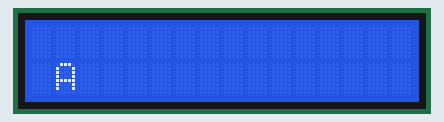
This sketch was run on a simulated Arduino Uno, built with avr-gcc and run on an emulated ATmega328P. On the bench: 16×2 character LCD.

Above: at 1.6 s.
At 5.6 s:
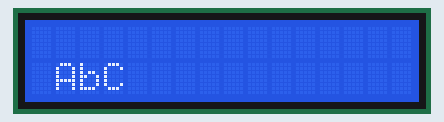
At 10.6 s:
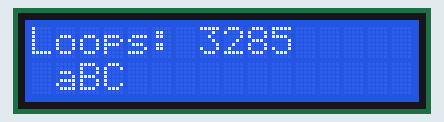
At 19.6 s:
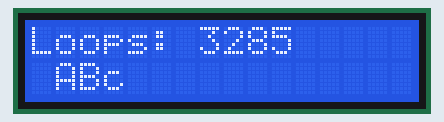
At 28.6 s:
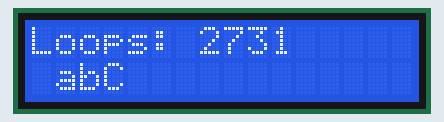
At 38.6 s:
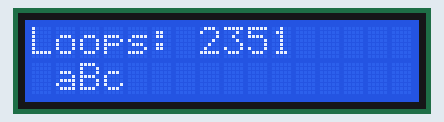

Measured:
- what the display in image 0 shows lasts 1.0 s, from 1.6 s to 2.6 s

The sketch:

JB_LCD_Task7_array_improved.ino
```cpp
#include <LiquidCrystal.h>

LiquidCrystal g_lcd(14, 12,   4, 5, 6, 7,   8, 9, 10, 11);  // 8 bit mode
unsigned long g_loopCounter = 0;

// ----------------------------------------------------------------------------------------------------------------------------------

template<class ELEMENT>
class ArrayItem
{
  public:
    virtual void operator() (const byte index, const ELEMENT& element) = 0;
};

template<class ELEMENT>
class Array
{
  private:
    ELEMENT* *_pElements;
    byte _elementCounter = 0;
    byte _capacity;

  public:
    Array(byte capacity);

    void add(ELEMENT* pElement);

    void forEach(ArrayItem<ELEMENT> &functor);
};

template<class ELEMENT>
Array<ELEMENT>::Array(byte capacity) : _capacity(capacity)
{
  _pElements = new ELEMENT*[capacity];
}

template<class ELEMENT>
void Array<ELEMENT>::add(ELEMENT* pElement)
{
  if (_elementCounter < _capacity) {
    _pElements[_elementCounter++] = pElement;
  }
}

template<class ELEMENT>
void Array<ELEMENT>::forEach(ArrayItem<ELEMENT> &functor)
{
  for (int i = 0; i < _elementCounter; i++) {
    functor((byte)i, *_pElements[i]);
  }
}

// ----------------------------------------------------------------------------------------------------------------------------------

template<class DATATYPE>
class Task
{
  private:
    DATATYPE _nextTime_ms;
    DATATYPE _interval_ms;
    bool _running;

  public:
    Task(DATATYPE interval_ms, bool running = true);

    virtual void update(DATATYPE currentTime_ms);
    virtual void process() = 0;

    bool isRunning() { return _running; }
    void pause() { _running = false; }
    void start(bool immediately = true);
};

template<class DATATYPE>
Task<DATATYPE>::Task(DATATYPE interval_ms, bool running) : _running(running)
{
  _interval_ms = interval_ms;
  _nextTime_ms = millis() + interval_ms;
}

template<class DATATYPE>
void Task<DATATYPE>::update(DATATYPE currentTime_ms)
{
  if (_running) {
    // https://playground.arduino.cc/Code/TimingRollover/
    if (static_cast<signed>(currentTime_ms - _nextTime_ms) >= 0) {
      process();
      _nextTime_ms = currentTime_ms + _interval_ms - (currentTime_ms - _nextTime_ms);
    }
  }
}

template<class DATATYPE>
void Task<DATATYPE>::start(bool immediately)
{
  _nextTime_ms = millis();  // reset time
  if (! immediately) {
    _nextTime_ms += _interval_ms; // no immediate start? wait for interval
  }
}


template<class DATATYPE>
class ArrayItemTaskUpdate : public ArrayItem< Task<DATATYPE> >
{
  private:
    unsigned long _current_ms;

  public:
    ArrayItemTaskUpdate() {};

    void setCurrent_ms(const unsigned long current_ms)
    {
      _current_ms = current_ms;
    }

    void operator() (const byte index, const Task<DATATYPE> &element)
    {
      element.update(_current_ms);
    }
};

// - - - - -

template<typename DATATYPE>
class LCDChar : public Task<DATATYPE>
{
  private:
    bool _toggle = false;
    const char _c1, _c2, _colPos;

  public:
    LCDChar(const char c1, const char c2, const char colPos, const DATATYPE interval);
    void process();
};

template<typename DATATYPE>
LCDChar<DATATYPE>::LCDChar(const char c1, const char c2, const char colPos, const DATATYPE interval)
  : Task<DATATYPE>(interval), _c1(c1), _c2(c2), _colPos(colPos)
{
}

template<typename DATATYPE>
void LCDChar<DATATYPE>::process()
{
  _toggle = !_toggle;
  g_lcd.setCursor(_colPos, 1);
  g_lcd.print(_toggle ? _c1 : _c2);
}

// - - - - -

template<typename DATATYPE>
class LCDStatistic : public Task<DATATYPE>
{
  public:
    LCDStatistic(DATATYPE interval) : Task<DATATYPE>(interval) {};
    void process();
};

template<typename DATATYPE>
void LCDStatistic<DATATYPE>::process()
{
  char cTemp[40];
  sprintf(cTemp, "Loops: %i", g_loopCounter);
  Serial.println(cTemp);

  g_lcd.setCursor(0, 0);
  g_lcd.print("Loops:          ");
  g_lcd.setCursor(7, 0);
  g_lcd.print(g_loopCounter);
  g_loopCounter = 0;
}

// ----------------------------------------------------------------------------------------------------------------------------------

template<class DATATYPE>
class TaskManager
{
  private:
    Array< Task<DATATYPE> >* _pTasks;
    ArrayItemTaskUpdate<DATATYPE> _taskUpdate;    // create one instance and reuse it.

  public:
    TaskManager(const byte capacity);
    void update();

    void add(Task<DATATYPE>* pTask);
};

template<class DATATYPE>
TaskManager<DATATYPE>::TaskManager(const byte capacity)
{
  _pTasks = new Array<Task<DATATYPE>>(capacity);
}

template<class DATATYPE>
void TaskManager<DATATYPE>::add(Task<DATATYPE>* pTask)
{
  _pTasks->add(pTask);
}

template<class DATATYPE>
void TaskManager<DATATYPE>::update()
{
  _taskUpdate.setCurrent_ms(millis());  // update prior calling forEach to reflect new time
  _pTasks->forEach(_taskUpdate);
}

// ----------------------------------------------------------------------------------------------------------------------------------
// ----------------------------------------------------------------------------------------------------------------------------------
// ----------------------------------------------------------------------------------------------------------------------------------
// ----------------------------------------------------------------------------------------------------------------------------------

TaskManager<unsigned int> g_taskManager(20);

void setup()
{
  // some displays need time to initialize
  delay(500);
  g_lcd.begin(16, 2);

  g_taskManager.add(new LCDChar<unsigned int>('A', 'a', 1, 1000));
  g_taskManager.add(new LCDChar<unsigned int>('B', 'b', 2, 2000));
  g_taskManager.add(new LCDChar<unsigned int>('C', 'c', 3, 3000));
  g_taskManager.add(new LCDStatistic<unsigned int>(10000));
}

void loop()
{
  g_taskManager.update();

  g_loopCounter++;
}
```
